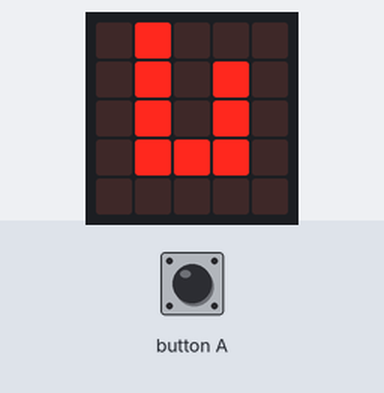
The program below on a simulated BBC micro:bit (MakeCode). On the bench: the board's 5×5 LED display. The inputs (shaded band) are chosen by the test bench.

Above: at 1.2 s.
1.3 s: button A pressed for 3.2 s
At 1.87 s:
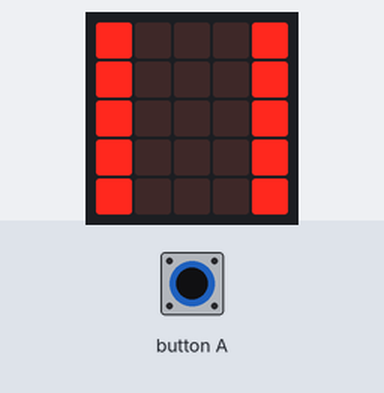
Timing chart, 0 to 4.3 s (numbered marks = the images above; inputs shaded):
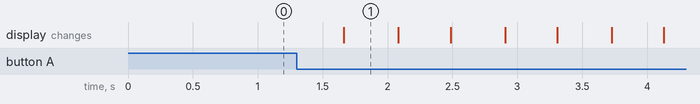

The program:

main.ts
```typescript
basic.forever(function () {
    basic.showLeds(`
        . # . . .
        . # . # .
        . # . # .
        . # # # .
        . . . . .
        `)
    if (input.buttonIsPressed(Button.A)) {
        basic.showLeds(`
            # . . . #
            # . . . #
            # . . . #
            # . . . #
            # . . . #
            `)
    }
})
```

test.ts
```typescript
// test ender her, dette bliver ikke kompileret, når denne pakke bruges som en udvidelse.
```

Measured:
- after the input at 1.3 s, the display: changes after 0.36 s (image 1)
- what the display in image 1 shows lasts 0.4 s, from 1.7 s to 2.1 s
